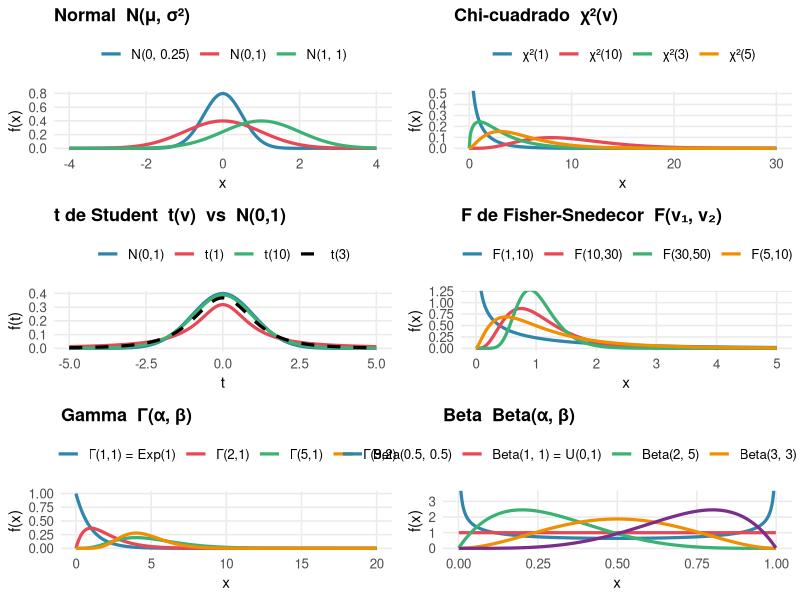
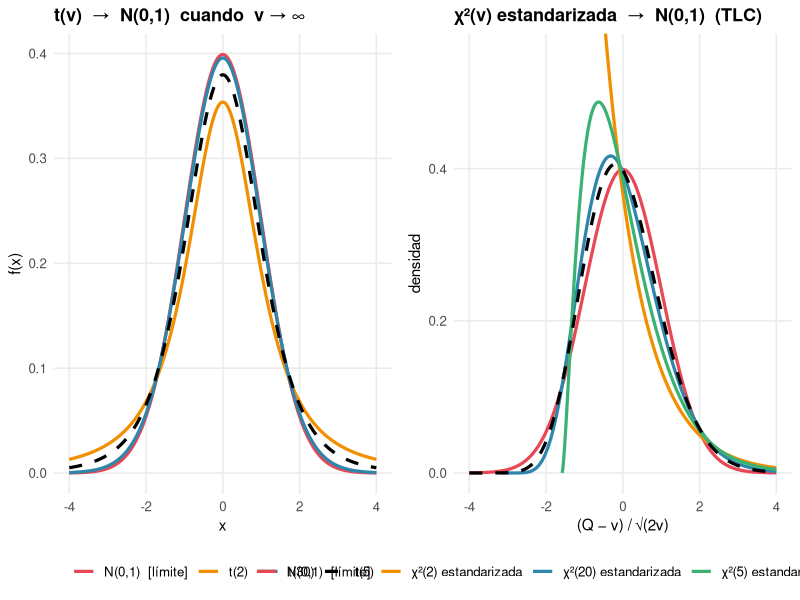

The R source for these figures, in order:
## ---- chunk 1
#| label: setup
#| include: false

library(ggplot2)
library(dplyr)
library(tidyr)
library(gridExtra)

theme_repaso <- theme_minimal(base_size = 12) +
  theme(
    panel.grid.minor = element_blank(),
    plot.title       = element_text(face = "bold", size = 13),
    plot.subtitle    = element_text(colour = "grey40"),
    axis.title       = element_text(size = 11),
    legend.position  = "top"
  )
theme_set(theme_repaso)
## ---- chunk 2
#| label: fig-distribuciones
#| fig-cap: "Distribuciones fundamentales para inferencia estadística"
#| fig-width: 13
#| fig-height: 14

# ── Paleta ──────────────────────────────────────────────────────────────────
pal <- c("#2E86AB", "#E84855", "#3BB273", "#F18F01",
         "#7B2D8B", "#C75146", "#5C6BC0")

# ── 1. Normal ────────────────────────────────────────────────────────────────
x_n <- seq(-4, 4, length.out = 400)
df_norm <- bind_rows(
  data.frame(x = x_n, y = dnorm(x_n, 0, 1),   grupo = "N(0,1)"),
  data.frame(x = x_n, y = dnorm(x_n, 0, 0.5), grupo = "N(0, 0.25)"),
  data.frame(x = x_n, y = dnorm(x_n, 1, 1),   grupo = "N(1, 1)")
)
p1 <- ggplot(df_norm, aes(x, y, colour = grupo)) +
  geom_line(linewidth = 1.1) +
  scale_colour_manual(values = pal[1:3], name = NULL) +
  labs(title = "Normal  N(μ, σ²)", x = "x", y = "f(x)") +
  theme(legend.position = "top")

# ── 2. Chi-cuadrado ──────────────────────────────────────────────────────────
x_c <- seq(0, 30, length.out = 400)
df_chi <- bind_rows(
  data.frame(x = x_c, y = dchisq(x_c, 1),  grupo = "χ²(1)"),
  data.frame(x = x_c, y = dchisq(x_c, 3),  grupo = "χ²(3)"),
  data.frame(x = x_c, y = dchisq(x_c, 5),  grupo = "χ²(5)"),
  data.frame(x = x_c, y = dchisq(x_c, 10), grupo = "χ²(10)")
)
p2 <- ggplot(df_chi, aes(x, y, colour = grupo)) +
  geom_line(linewidth = 1.1) +
  scale_colour_manual(values = pal[1:4], name = NULL) +
  coord_cartesian(ylim = c(0, 0.5)) +
  labs(title = "Chi-cuadrado  χ²(ν)", x = "x", y = "f(x)") +
  theme(legend.position = "top")

# ── 3. t de Student ──────────────────────────────────────────────────────────
x_t <- seq(-5, 5, length.out = 400)
df_t <- bind_rows(
  data.frame(x = x_t, y = dt(x_t, 1),   grupo = "t(1)"),
  data.frame(x = x_t, y = dt(x_t, 3),   grupo = "t(3)"),
  data.frame(x = x_t, y = dt(x_t, 10),  grupo = "t(10)"),
  data.frame(x = x_t, y = dnorm(x_t),   grupo = "N(0,1)")
)
p3 <- ggplot(df_t, aes(x, y, colour = grupo, linetype = grupo)) +
  geom_line(linewidth = 1.1) +
  scale_colour_manual(values = c(pal[1:3], "black"), name = NULL) +
  scale_linetype_manual(values = c("solid","solid","solid","dashed"), name = NULL) +
  labs(title = "t de Student  t(ν)  vs  N(0,1)", x = "t", y = "f(t)") +
  theme(legend.position = "top")

# ── 4. F de Fisher ───────────────────────────────────────────────────────────
x_f <- seq(0.001, 5, length.out = 500)
df_f <- bind_rows(
  data.frame(x = x_f, y = df(x_f, 1,  10), grupo = "F(1,10)"),
  data.frame(x = x_f, y = df(x_f, 5,  10), grupo = "F(5,10)"),
  data.frame(x = x_f, y = df(x_f, 10, 30), grupo = "F(10,30)"),
  data.frame(x = x_f, y = df(x_f, 30, 50), grupo = "F(30,50)")
)
p4 <- ggplot(df_f, aes(x, y, colour = grupo)) +
  geom_line(linewidth = 1.1) +
  scale_colour_manual(values = pal[1:4], name = NULL) +
  coord_cartesian(ylim = c(0, 1.2)) +
  labs(title = "F de Fisher-Snedecor  F(ν₁, ν₂)", x = "x", y = "f(x)") +
  theme(legend.position = "top")

# ── 5. Gamma ─────────────────────────────────────────────────────────────────
x_g <- seq(0, 20, length.out = 400)
df_gam <- bind_rows(
  data.frame(x = x_g, y = dgamma(x_g, shape = 1, rate = 1), grupo = "Γ(1,1) = Exp(1)"),
  data.frame(x = x_g, y = dgamma(x_g, shape = 2, rate = 1), grupo = "Γ(2,1)"),
  data.frame(x = x_g, y = dgamma(x_g, shape = 5, rate = 1), grupo = "Γ(5,1)"),
  data.frame(x = x_g, y = dgamma(x_g, shape = 9, rate = 2), grupo = "Γ(9,2)")
)
p5 <- ggplot(df_gam, aes(x, y, colour = grupo)) +
  geom_line(linewidth = 1.1) +
  scale_colour_manual(values = pal[1:4], name = NULL) +
  labs(title = "Gamma  Γ(α, β)", x = "x", y = "f(x)") +
  theme(legend.position = "top")

# ── 6. Beta ──────────────────────────────────────────────────────────────────
x_b <- seq(0.001, 0.999, length.out = 400)
df_beta <- bind_rows(
  data.frame(x = x_b, y = dbeta(x_b, 0.5, 0.5), grupo = "Beta(0.5, 0.5)"),
  data.frame(x = x_b, y = dbeta(x_b, 1,   1  ), grupo = "Beta(1, 1) = U(0,1)"),
  data.frame(x = x_b, y = dbeta(x_b, 2,   5  ), grupo = "Beta(2, 5)"),
  data.frame(x = x_b, y = dbeta(x_b, 5,   2  ), grupo = "Beta(5, 2)"),
  data.frame(x = x_b, y = dbeta(x_b, 3,   3  ), grupo = "Beta(3, 3)")
)
p6 <- ggplot(df_beta, aes(x, y, colour = grupo)) +
  geom_line(linewidth = 1.1) +
  scale_colour_manual(values = pal[1:5], name = NULL) +
  coord_cartesian(ylim = c(0, 3.5)) +
  labs(title = "Beta  Beta(α, β)", x = "x", y = "f(x)") +
  theme(legend.position = "top")

# ── Layout ───────────────────────────────────────────────────────────────────
grid.arrange(p1, p2, p3, p4, p5, p6, ncol = 2)
## ---- chunk 3
#| label: fig-relaciones
#| fig-cap: "Convergencia de t(ν) y χ²(ν) a la Normal cuando ν → ∞"
#| fig-width: 12
#| fig-height: 5

x_r <- seq(-4, 4, length.out = 500)

# t → Normal
df_conv_t <- bind_rows(
  data.frame(x = x_r, y = dt(x_r, 2),    grupo = "t(2)"),
  data.frame(x = x_r, y = dt(x_r, 5),    grupo = "t(5)"),
  data.frame(x = x_r, y = dt(x_r, 30),   grupo = "t(30)"),
  data.frame(x = x_r, y = dnorm(x_r),    grupo = "N(0,1)  [límite]")
)
p_t <- ggplot(df_conv_t, aes(x, y, colour = grupo, linetype = grupo)) +
  geom_line(linewidth = 1.1) +
  scale_colour_manual(values = c("#E84855","#F18F01","#2E86AB","black"), name = NULL) +
  scale_linetype_manual(values = c("solid","solid","solid","dashed"), name = NULL) +
  labs(title = "t(ν)  →  N(0,1)  cuando  ν → ∞",
       x = "x", y = "f(x)") +
  theme(legend.position = "bottom")

# χ²/ν → Normal (estandarizado)
nu_vals <- c(2, 5, 20, 50)
df_conv_chi <- lapply(nu_vals, function(nu) {
  xs <- seq(max(0, nu - 4*sqrt(2*nu)), nu + 4*sqrt(2*nu), length.out = 400)
  # Estandarizamos: Z = (Q - nu) / sqrt(2*nu)
  zs <- (xs - nu) / sqrt(2 * nu)
  ys <- dchisq(xs, nu) * sqrt(2 * nu)   # cambio de variable jacobiano
  data.frame(z = zs, y = ys, grupo = paste0("χ²(", nu, ") estandarizada"))
}) |> bind_rows()

df_norm_ref <- data.frame(z = seq(-4, 4, length.out = 400),
                          y = dnorm(seq(-4, 4, length.out = 400)),
                          grupo = "N(0,1)  [límite]")

p_chi <- ggplot(bind_rows(df_conv_chi, df_norm_ref),
                aes(z, y, colour = grupo, linetype = grupo)) +
  geom_line(linewidth = 1.1) +
  scale_colour_manual(
    values = c("#E84855","#F18F01","#2E86AB","#3BB273","black"), name = NULL) +
  scale_linetype_manual(
    values = c("solid","solid","solid","solid","dashed"), name = NULL) +
  coord_cartesian(xlim = c(-4, 4), ylim = c(0, 0.55)) +
  labs(title = "χ²(ν) estandarizada  →  N(0,1)  (TLC)",
       x = "(Q − ν) / √(2ν)", y = "densidad") +
  theme(legend.position = "bottom")

grid.arrange(p_t, p_chi, ncol = 2)
## ---- chunk 4
#| label: tbl-resumen
#| echo: false

library(kableExtra)

tibble::tribble(
  ~"Operador", ~"Propiedad",               ~"Fórmula",
  "E",   "Constante",                "$E[c] = c$",
  "E",   "Linealidad",               "$E[aX+b] = aE[X]+b$",
  "E",   "Aditividad",               "$E[X+Y] = E[X]+E[Y]$",
  "E",   "Independencia",            "$X\\perp Y \\Rightarrow E[XY]=E[X]E[Y]$",
  "E",   "LOTUS",                    "$E[g(X)] = \\int g(x)f(x)\\,dx$",
  "E",   "Ley de la Torre",          "$E[X] = E[E[X\\mid Y]]$",
  "Var", "No negatividad",           "$\\text{Var}(X)\\geq 0$",
  "Var", "Fórmula computacional",    "$\\text{Var}(X)=E[X^2]-(E[X])^2$",
  "Var", "Traslación",               "$\\text{Var}(X+b)=\\text{Var}(X)$",
  "Var", "Escala",                   "$\\text{Var}(aX)=a^2\\text{Var}(X)$",
  "Var", "Suma (independientes)",    "$\\text{Var}(X+Y)=\\text{Var}(X)+\\text{Var}(Y)$",
  "Var", "Suma (general)",           "$\\text{Var}(X+Y)=\\text{Var}(X)+\\text{Var}(Y)+2\\text{Cov}(X,Y)$",
  "Var", "Media muestral i.i.d.",    "$\\text{Var}(\\bar{X})=\\sigma^2/n$",
  "Var", "Ley total (EVE)",          "$\\text{Var}(X)=E[\\text{Var}(X|Y)]+\\text{Var}(E[X|Y])$",
  "Cov", "Simetría",                 "$\\text{Cov}(X,Y)=\\text{Cov}(Y,X)$",
  "Cov", "Varianza propia",          "$\\text{Cov}(X,X)=\\text{Var}(X)$",
  "Cov", "Bilinealidad",             "$\\text{Cov}(aX+b,cY+d)=ac\\,\\text{Cov}(X,Y)$",
  "Cov", "Independencia",            "$X\\perp Y \\Rightarrow \\text{Cov}(X,Y)=0$",
  "Cov", "Cauchy-Schwarz",           "$|\\text{Cov}(X,Y)|^2\\leq\\text{Var}(X)\\text{Var}(Y)$",
  "ρ",   "Correlación de Pearson",   "$\\rho = \\text{Cov}(X,Y)/(\\sigma_X\\sigma_Y)$",
  "ρ",   "Acotación",                "$-1\\leq\\rho\\leq 1$"
) |>
  kableExtra::kable(escape = FALSE, align = "llc") |>
  kableExtra::kable_styling(
    bootstrap_options = c("striped","hover","condensed"),
    full_width = FALSE
  ) |>
  kableExtra::pack_rows("Esperanza  E[·]",      1,  6) |>
  kableExtra::pack_rows("Varianza  Var(·)",      7, 14) |>
  kableExtra::pack_rows("Covarianza / Corr",    15, 21) |>
  kableExtra::column_spec(1, bold = TRUE, width = "1.5cm") |>
  kableExtra::column_spec(3, monospace = FALSE, width = "8cm")
